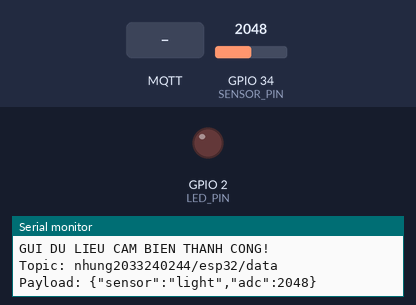
The program below on a simulated ESP32. Parts: output pins drawn as LEDs (lit = HIGH), the last lines printed to the serial monitor. The test bench sets the inputs (shaded band); at power-on: GPIO 34 (SENSOR_PIN) = 2048 (analog values on the 0–4095 scale). WiFi joins after 1.5 s; servers stay silent unless stated; no MQTT or app messages arrive unless stated.

Above: at 5.8 s.
5.9 s: MQTT message "ON" arrives on the first subscribed topic
At 6.2 s:
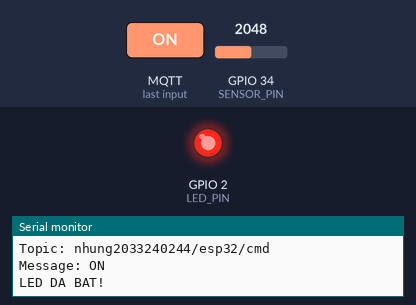
7.4 s: MQTT message "OFF" arrives on the first subscribed topic
At 8.5 s:
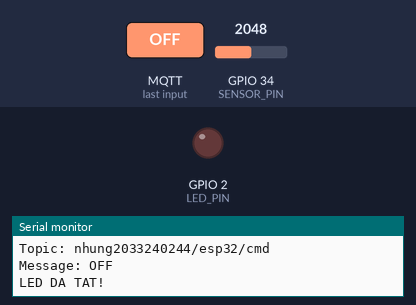
Timing chart, 0 to 10.4 s (numbered marks = the images above; inputs shaded):
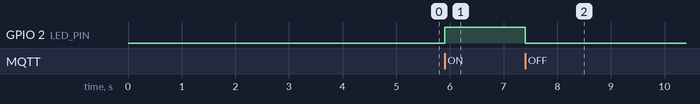

Measured:
- after the input at 5.9 s, GPIO 2 (LED_PIN): LOW → HIGH at once
- after the input at 7.4 s, GPIO 2 (LED_PIN): HIGH → LOW at once

The program:

main.cpp
```cpp
#include <Arduino.h>
#include <WiFi.h>
#include <PubSubClient.h>

// 1. THONG TIN WIFI

const char* ssid = "Wokwi-GUEST";
const char* password = "";

// 2. THONG TIN MQTT BROKER

const char* mqtt_server = "broker.hivemq.com";
const int mqtt_port = 1883;

// Topic gui du lieu cam bien
const char* topic_data =
  "nhung2033240244/esp32/data";

// Topic nhan lenh dieu khien
const char* topic_cmd =
  "nhung2033240244/esp32/cmd";

// 3. KHAI BAO CHAN ESP32

const int LED_PIN = 2;
const int SENSOR_PIN = 34;

// 4. KHOI TAO MQTT CLIENT

WiFiClient espClient;
PubSubClient client(espClient);

// 5. KHAI BAO THOI GIAN

unsigned long previousReconnect = 0;
const unsigned long reconnectInterval = 5000;

unsigned long previousPublish = 0;

// Mac dinh gui du lieu moi 5 giay
unsigned long publishInterval = 5000;

// =====================================
// HAM KET NOI WIFI
// =====================================

void connectWiFi() {

  Serial.println("Dang ket noi WiFi...");

  WiFi.begin(ssid, password);
}

// =====================================
// HAM CALLBACK - NHAN LENH MQTT
// =====================================

void callback(char* topic, byte* payload,
              unsigned int length) {

  String message = "";

  // Chuyen payload thanh chuoi
  for (unsigned int i = 0; i < length; i++) {
    message += (char)payload[i];
  }

  message.trim();

  Serial.println("-----------------------------");
  Serial.println("NHAN LENH MQTT THANH CONG!");

  Serial.print("Topic: ");
  Serial.println(topic);

  Serial.print("Message: ");
  Serial.println(message);

  // Chi xu ly lenh tu topic_cmd
  if (String(topic) != topic_cmd) {
    return;
  }

  // LENH BAT LED

  if (message == "ON") {

    digitalWrite(LED_PIN, HIGH);

    Serial.println("LED DA BAT!");
  }

  // LENH TAT LED

  else if (message == "OFF") {

    digitalWrite(LED_PIN, LOW);

    Serial.println("LED DA TAT!");
  }

  // LENH THAY DOI CHU KY GUI DU LIEU

  else if (message.startsWith("INTERVAL:")) {

    String value = message.substring(9);

    unsigned long newInterval = value.toInt();

    // Chi cho phep tu 1 den 60 giay
    if (newInterval >= 1000 &&
        newInterval <= 60000) {

      publishInterval = newInterval;

      // Bat dau tinh chu ky moi
      previousPublish = millis();

      Serial.print("Chu ky gui moi: ");
      Serial.print(publishInterval);
      Serial.println(" ms");

    } else {

      Serial.println("Chu ky khong hop le!");
    }
  }

  else {

    Serial.println("LENH KHONG HOP LE!");
  }
}

// =====================================
// HAM KET NOI MQTT
// =====================================

void connectMQTT() {

  Serial.println("Dang ket noi MQTT Broker...");

  // Client ID rieng cho Bai 5
  if (client.connect("ESP32_NHUNG_2033240244_BAI05")) {

    Serial.println("Ket noi MQTT thanh cong!");

    Serial.print("Broker: ");
    Serial.println(mqtt_server);

    Serial.print("Port: ");
    Serial.println(mqtt_port);

    // Dang ky nhan lenh dieu khien
    if (client.subscribe(topic_cmd)) {

      Serial.println("SUBSCRIBE THANH CONG!");

      Serial.print("Topic: ");
      Serial.println(topic_cmd);

    } else {

      Serial.println("SUBSCRIBE THAT BAI!");
    }

  } else {

    Serial.print("Ket noi MQTT that bai! Ma loi: ");
    Serial.println(client.state());
  }
}

// =====================================
// HAM GUI DU LIEU CAM BIEN
// =====================================

void publishSensorData() {

  // Doc gia tri ADC tu chan GPIO 34
  int sensorValue = analogRead(SENSOR_PIN);

  // Dong goi du lieu JSON
  String payload = "{";
  payload += "\"sensor\":\"light\",";
  payload += "\"adc\":";
  payload += String(sensorValue);
  payload += "}";

  // Gui du lieu len MQTT Broker
  bool success = client.publish(
    topic_data,
    payload.c_str()
  );

  if (success) {

    Serial.println("-----------------------------");
    Serial.println("GUI DU LIEU CAM BIEN THANH CONG!");

    Serial.print("Topic: ");
    Serial.println(topic_data);

    Serial.print("Payload: ");
    Serial.println(payload);

  } else {

    Serial.println("GUI DU LIEU THAT BAI!");
  }
}

// =====================================
// HAM SETUP
// =====================================

void setup() {

  Serial.begin(115200);

  Serial.println("-----------------------------");
  Serial.println("NGUYEN THI PHUONG NHUNG - 2033240244");
  Serial.println("BAI 5 - MQTT PUBLISH & SUBSCRIBE");
  Serial.println("-----------------------------");

  // Cau hinh chan LED
  pinMode(LED_PIN, OUTPUT);

  // Ban dau LED tat
  digitalWrite(LED_PIN, LOW);

  // Cau hinh chan cam bien ADC
  pinMode(SENSOR_PIN, INPUT);

  // Cau hinh ADC 12 bit
  analogReadResolution(12);

  // Cau hinh WiFi
  WiFi.mode(WIFI_STA);

  connectWiFi();

  // Cai dat MQTT Broker
  client.setServer(mqtt_server, mqtt_port);

  // Dang ky ham Callback
  client.setCallback(callback);

  // Cho phep thu ket noi MQTT ngay khi WiFi san sang
  previousReconnect = millis() - reconnectInterval;
}

// =====================================
// HAM LOOP
// =====================================

void loop() {

  // 1. KIEM TRA KET NOI WIFI

  if (WiFi.status() != WL_CONNECTED) {

    if (millis() - previousReconnect >= reconnectInterval) {

      previousReconnect = millis();

      Serial.println("WiFi chua ket noi!");

      WiFi.reconnect();
    }

    return;
  }

  // 2. KIEM TRA KET NOI MQTT

  if (!client.connected()) {

    if (millis() - previousReconnect >= reconnectInterval) {

      previousReconnect = millis();

      connectMQTT();
    }

    return;
  }

  // 3. DUY TRI KET NOI MQTT

  client.loop();

  // 4. GUI DU LIEU CAM BIEN THEO CHU KY

  if (millis() - previousPublish >= publishInterval) {

    previousPublish = millis();

    publishSensorData();
  }
}
```
